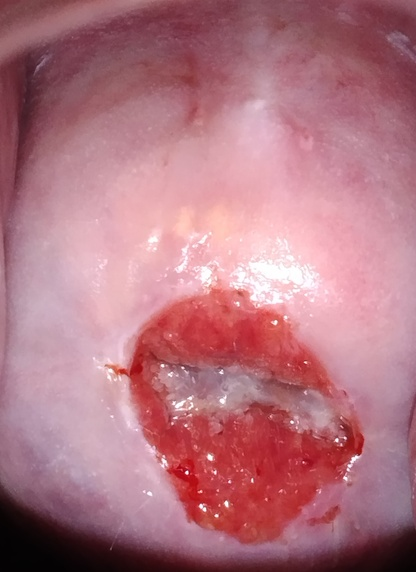
#> input picture datasets/dataset_puskesmas/og/abnormal/12B.jpg, 416 x 572 px, shrunk from 1783 x 2455 before the run, given in place of abnormal, which was not available
$ python multiotsu_segmentation_v3.py
#> lines starting #> are read from the running program, lines starting #| are printed output that depends on the picture; after the words box and inside, x2 and y2 are one past the last pixel; in counts of white or black regions, pixels touching at a corner belong together; pictures that were not available may be replaced by others from this repository, and a replacement may not be noted
"""
Multi-Otsu Image Segmentation Pipeline

This program performs image segmentation using the Multi-Otsu method.
The processing steps for each image are:

1. White Balance using Gray-World assumption
2. Convert RGB to LAB color space
3. Normalize LAB image
4. Extract the L channel
5. Apply CLAHE on the L channel
6. Perform Gamma Correction with multiple gamma values
7. Apply Multi-Otsu Segmentation
8. Save results in corresponding folders:
    - Normalization
    - Channel L
    - Gamma Correction (with subfolders per gamma value)
    - Masking (with subfolders per gamma value)
    - Final Segmentation (with subfolders per gamma value)
"""

import cv2 as cv
import numpy as np
import os
import glob
from tqdm import tqdm
from skimage.filters import threshold_multiotsu

# ---------- Utility Functions ----------
def gray_world_white_balance(img):
    """
    White balance using gray-world assumption.
    """
    result = img.copy().astype(np.float32)
    mean_b, mean_g, mean_r = cv.mean(result)[:3]
    mean_gray = (mean_b + mean_g + mean_r) / 3

    result[:, :, 0] = np.clip(result[:, :, 0] * (mean_gray / mean_b), 0, 255)
    result[:, :, 1] = np.clip(result[:, :, 1] * (mean_gray / mean_g), 0, 255)
    result[:, :, 2] = np.clip(result[:, :, 2] * (mean_gray / mean_r), 0, 255)

    return result.astype(np.uint8)

def normalize_image(img):
    """
    Normalize image to [0, 255].
    """
    norm = cv.normalize(img, None, 0, 255, cv.NORM_MINMAX)
    return norm.astype(np.uint8)

def apply_clahe(img, clip_limit=2.0, tile_grid_size=(8,8)):
    """
    Apply CLAHE (Contrast Limited Adaptive Histogram Equalization) on grayscale image.
    """
    clahe = cv.createCLAHE(clipLimit=clip_limit, tileGridSize=tile_grid_size)
    return clahe.apply(img)

def gamma_correction(img, gamma):
    """
    Apply gamma correction.
    """
    img_float = img.astype(np.float32) / 255.0
    corrected = np.power(img_float, gamma)
    return np.uint8(corrected * 255)

# ---------- Pipeline ----------
def multi_otsu_pipeline():
    root_dir = '../datasets/base_dataset/og'      # Input directory
    output_dir = '../datasets/multiotsu_v3'    # Output root directory
    os.makedirs(output_dir, exist_ok=True)

    norm_dir = os.path.join(output_dir, "Normalization")
    chL_dir = os.path.join(output_dir, "Channel_L")
    gamma_dir = os.path.join(output_dir, "Gamma_Correction")
    mask_dir = os.path.join(output_dir, "Masking")
    seg_dir = os.path.join(output_dir, "Segmentation")

    for d in [norm_dir, chL_dir, gamma_dir, mask_dir, seg_dir]:
        os.makedirs(d, exist_ok=True)

    gammas = [0.5, 1.0, 2.0, 5.0, 8.0]

    # Collect all images
    all_imgs = glob.glob(os.path.join(root_dir, "*"))
    progress_bar = tqdm(all_imgs, desc="Multi-Otsu Pipeline", ncols=100)

    for img_path in all_imgs:
        img_id = os.path.basename(img_path)
        rgb_img = cv.imread(img_path)
#> rgb_img is the input picture: shape (572, 416, 3); mean B, G, R 129.3, 117.5, 178.1
        if rgb_img is None:
            print(f"[Warning] Failed to load {img_path}")
            continue

        # --- 1. White Balance ---
        wb_img = gray_world_white_balance(rgb_img)
#> in gray_world_white_balance, `mean_b, mean_g, mean_r = cv.mean(result)[:3]`: mean_b = 129.3; mean_g = 117.5; mean_r = 178.1
#> in gray_world_white_balance, `mean_gray = (mean_b + mean_g + mean_r) / 3`: mean_gray = 141.7
#> in gray_world_white_balance, `result[:, :, 2] = np.clip(result[:, :, 2] * (mean_gray / mean_r), 0, 2..`:
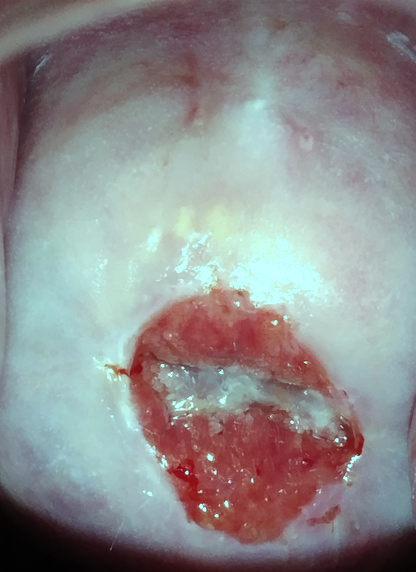
#> result: shape (572, 416, 3) float32; mean B, G, R 141.5, 141.2, 141.7

        # --- 2. Convert RGB to LAB ---
        lab_img = cv.cvtColor(wb_img, cv.COLOR_BGR2LAB)
#> lab_img: shape (572, 416, 3); mean of channels 0, 1, 2 148.7, 129.4, 128.8

        # --- 3. Normalize LAB ---
        lab_norm = normalize_image(lab_img)
#> in normalize_image, `norm = cv.normalize(img, None, 0, 255, cv.NORM_MINMAX)`: norm: shape (572, 416, 3); mean of channels 0, 1, 2 153.7, 133.7, 132.9
        cv.imwrite(os.path.join(norm_dir, img_id), lab_norm)

        # --- 4. Extract channel L ---
        L, A, B = cv.split(lab_norm)
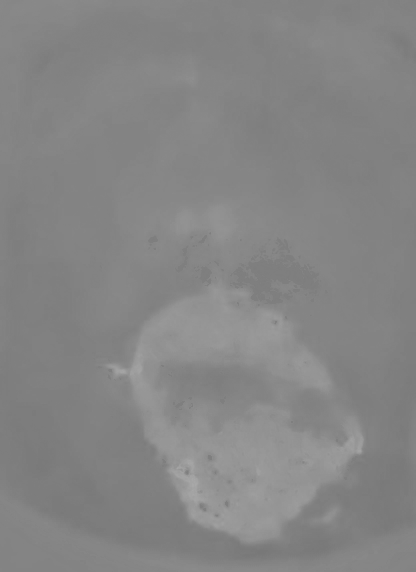
#> B: shape (572, 416); min 120, max 168, mean 132.9
        cv.imwrite(os.path.join(chL_dir, img_id), L)

        # --- 5. CLAHE on L channel ---
        L_clahe = apply_clahe(L)
#> in apply_clahe, `return clahe.apply(img)`:
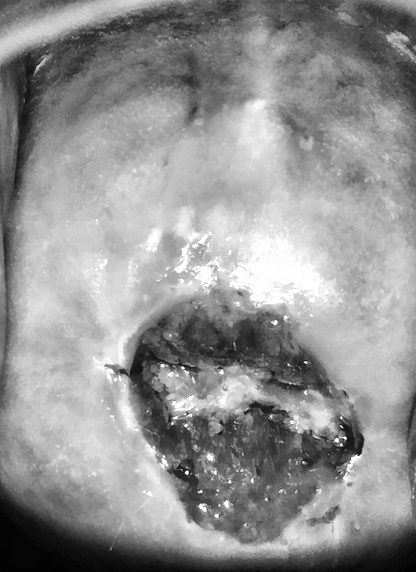
#> returned value: shape (572, 416); min 2, max 255, mean 146.7

        # --- 6. Gamma Correction for multiple gamma values ---
        for g in gammas:
            g_str = str(g).replace(".", "_")
            gamma_subdir = os.path.join(gamma_dir, f"gamma_{g_str}")
            mask_subdir = os.path.join(mask_dir, f"gamma_{g_str}")
            seg_subdir = os.path.join(seg_dir, f"gamma_{g_str}")
            os.makedirs(gamma_subdir, exist_ok=True)
            os.makedirs(mask_subdir, exist_ok=True)
            os.makedirs(seg_subdir, exist_ok=True)

            # Gamma correction
            L_gamma = gamma_correction(L_clahe, g)
            cv.imwrite(os.path.join(gamma_subdir, img_id), L_gamma)

            # --- 7. Multi-Otsu Segmentation ---
            thresholds = threshold_multiotsu(L_gamma, classes=3)
            regions = np.digitize(L_gamma, bins=thresholds)

            # Create mask: select region with highest intensity
            mask = np.zeros_like(regions, dtype=np.uint8)
            mask[regions == regions.max()] = 255
            cv.imwrite(os.path.join(mask_subdir, img_id), mask)

            # Apply mask to original RGB image
            mask_3ch = cv.merge([mask, mask, mask])
            segmented = cv.bitwise_and(rgb_img, mask_3ch)
            cv.imwrite(os.path.join(seg_subdir, img_id), segmented)
#> this loop made 5 passes
#> thresholds on passes 1 to 5: [127, 190], [93, 161], [75, 147], [39, 133], [33, 137]
#> pass 1, in gamma_correction, `corrected = np.power(img_float, gamma)`:
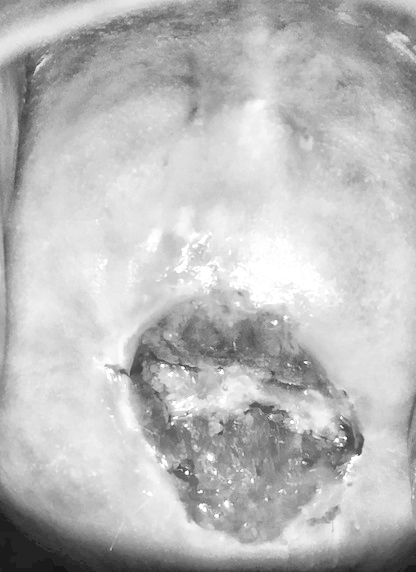
#> corrected: shape (572, 416) float32; min 0.0886, max 1, mean 0.738
#> pass 1, in multi_otsu_pipeline, `regions = np.digitize(L_gamma, bins=thresholds)`:
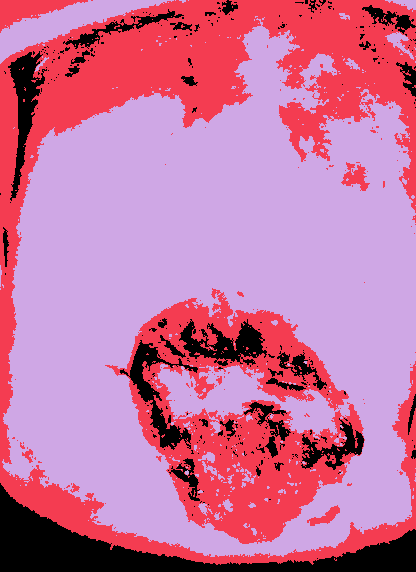
#> regions: shape (572, 416) int64; 3 distinct labels, from 0 to 2; one colour per label, 0 black
#> after the loop:
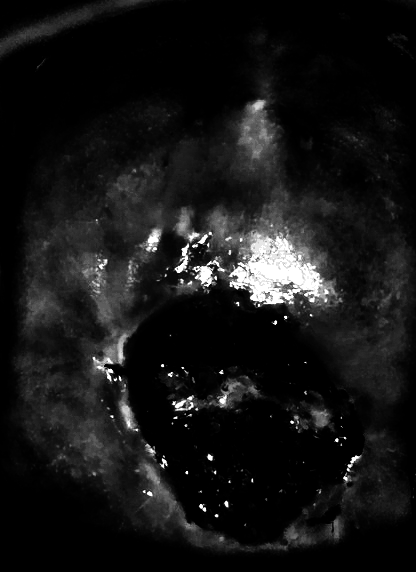
#> L_gamma: shape (572, 416); min 0, max 255, mean 21.5
#> after the loop:
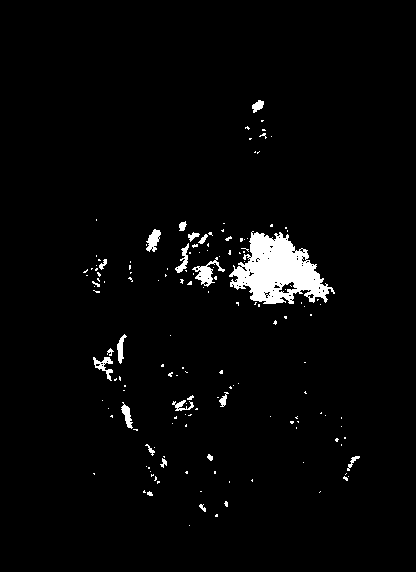
#> mask: shape (572, 416); 2.9% white; 156 white regions (133 under 20 px), largest, box (x1, y1, x2, y2) and area: (229, 231, 335, 304) 4243, (192, 257, 225, 287) 324, (146, 229, 161, 252) 199

        progress_bar.update(1)
#> pass 2 of the loop in multi_otsu_pipeline, `for img_path in all_imgs:`:
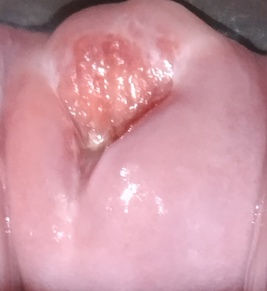
#> input picture datasets/dataset_puskesmas/og/abnormal/13B.jpg, 267 x 291 px, shrunk from 1147 x 1248 before the run, given in place of normal, which was not available
#> in multi_otsu_pipeline, rgb_img is the input picture: shape (291, 267, 3); mean B, G, R 162.7, 151.2, 204.3
#> lab_img: shape (291, 267, 3); mean of channels 0, 1, 2 179, 128.3, 128.2
#> norm: shape (291, 267, 3); mean of channels 0, 1, 2 174.7, 115.6, 115.4
#> L: shape (291, 267)
#> A: shape (291, 267)
#> B: shape (291, 267)
#> the loop in multi_otsu_pipeline, `for g in gammas:` made 5 passes
#> thresholds on passes 1 to 5: [154, 203], [119, 177], [77, 138], [45, 113], [33, 132]
#> pass 1, in multi_otsu_pipeline, `regions = np.digitize(L_gamma, bins=thresholds)`:
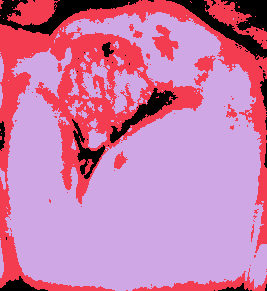
#> regions: shape (291, 267) int64; 3 distinct labels, from 0 to 2; one colour per label, 0 black
#> after the loop in multi_otsu_pipeline, `for g in gammas:`:
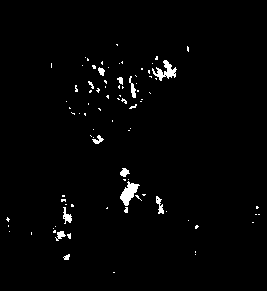
#> mask: shape (291, 267); 1.7% white; 88 white regions (76 under 20 px), largest, box (x1, y1, x2, y2) and area: (120, 181, 140, 206) 241, (152, 60, 177, 81) 219, (63, 207, 72, 224) 78

    progress_bar.close()

if __name__ == "__main__":
    multi_otsu_pipeline()
